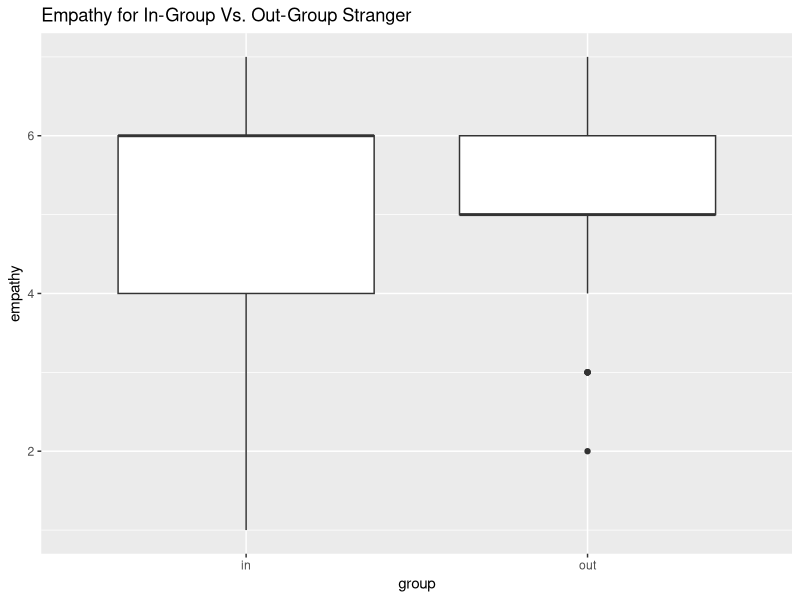
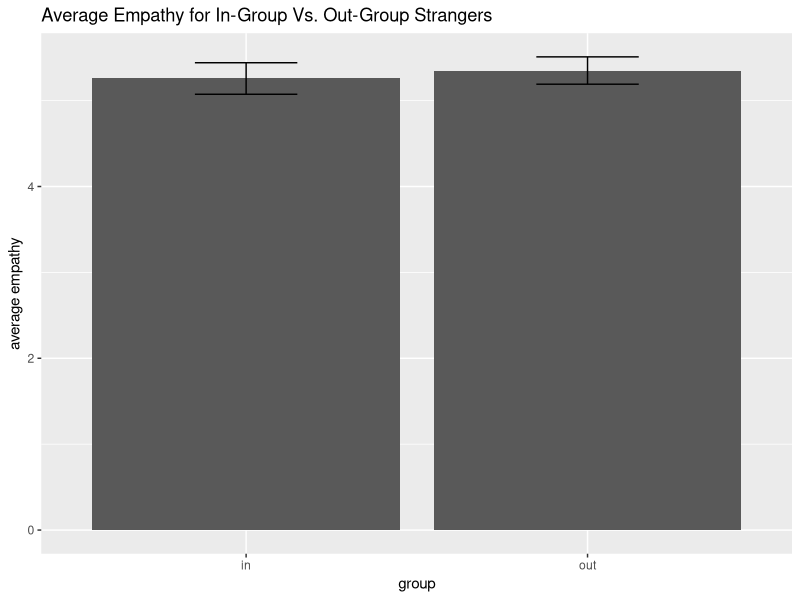
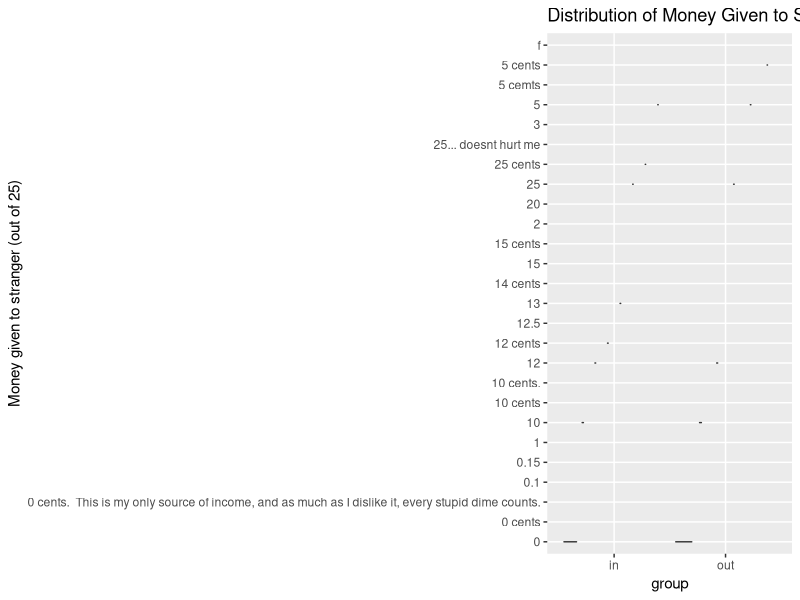
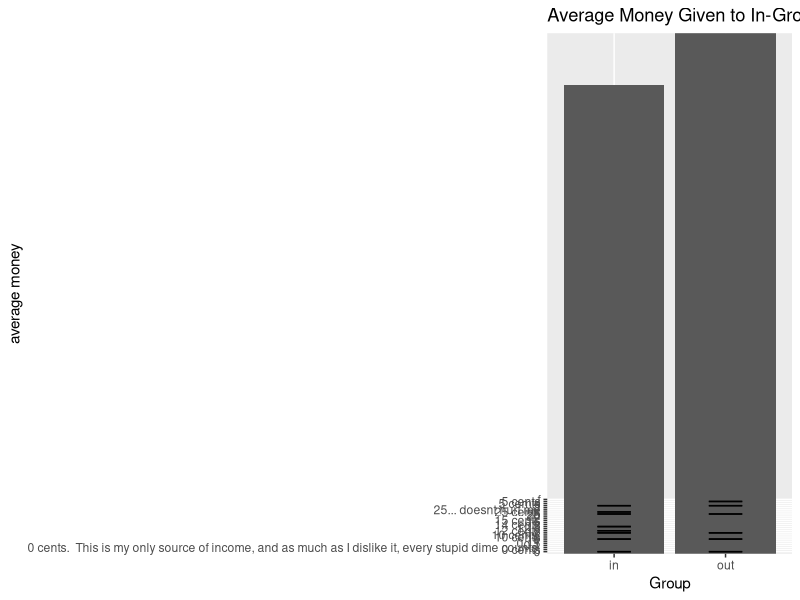

Generate these figures, in order, with R: (Note: this script raises an error after producing the figures.)
## ---- chunk 1
knitr::opts_chunk$set(echo = FALSE, warning = FALSE, message = FALSE)
## ---- chunk 2
library(tidyverse)
df <- read.csv("LP_dictator_cleaned.csv")
## ---- chunk 3
# Christiana
# graphs for empathy
# df %>% filter(!is.na(inOrOut), !is.na(emp)) %>% ggplot(aes(y=emp, x = inOrOut)) + geom_violin() + ggtitle("Empathy for In-Group Vs. Out-Group Stranger") +
#   xlab("group") + ylab('empathy')
df %>% filter(!is.na(inOrOut), !is.na(emp)) %>% ggplot(aes(y=emp, x = inOrOut)) + geom_boxplot() + ggtitle("Empathy for In-Group Vs. Out-Group Stranger") +
  xlab("group") + ylab('empathy')
df %>% filter(!is.na(inOrOut), !is.na(emp)) %>% ggplot(aes(y=emp, x = inOrOut)) + geom_bar(stat='summary') +
  geom_errorbar(stat='summary', width = 0.3) + ggtitle("Average Empathy for In-Group Vs. Out-Group Strangers") + xlab("group") + ylab("average empathy")

# create summary table with mean, sd, se, and cis
df %>% filter(!is.na(inOrOut)) %>% group_by(inOrOut) %>% summarize(n = n(), mean = mean(emp, na.rm=T), sd = sd(emp, na.rm=T), se = sd/sqrt(n), lower_ci = mean - 1.96*se, upper_ci = mean + 1.96*se) %>% knitr::kable()

# test with removing attention check
# doesn't make a difference, so you can ignore the code below
# df %>% filter(!is.na(inOrOut), !is.na(emp), !is.na(att_check)) %>% ggplot(aes(y=emp, x = inOrOut)) + geom_violin()
# # df %>% filter(!is.na(inOrOut), !is.na(emp), !is.na(att_check)) %>% ggplot(aes(y=emp, x = inOrOut)) + geom_boxplot()
# df %>% filter(!is.na(inOrOut), !is.na(emp), !is.na(att_check)) %>% ggplot(aes(y=emp, x = inOrOut)) + geom_bar(stat='summary') +
#   geom_errorbar(stat='summary', width = 0.3)
# create summary table with mean, sd, se, and cis after removing attention check
# df %>% filter(!is.na(inOrOut), !is.na(att_check)) %>% group_by(inOrOut) %>% summarize(n = n(), mean = mean(emp, na.rm=T), sd = sd(emp, na.rm=T), se = sd/sqrt(n), lower_ci = mean - 1.96*se, upper_ci = mean + 1.96*se)
## ---- chunk 4
# Kaylee
# graphs for altruism (dictator game) 
df %>% filter(!is.na(inOrOut), !is.na(dg)) %>% ggplot(aes(y=dg, x = inOrOut)) + geom_violin() + ggtitle("Distribution of Money Given to Stranger for In-Group Vs. Out-Group") + ylab("Money given to stranger (out of 25)") + xlab("group")
# df %>% filter(!is.na(inOrOut), !is.na(dg)) %>% ggplot(aes(y=dg, x = inOrOut)) + geom_boxplot()
df %>% filter(!is.na(inOrOut), !is.na(dg)) %>% ggplot(aes(y=dg, x = inOrOut)) + geom_bar(stat='summary') +
   geom_errorbar(stat='summary', width = 0.3) + ggtitle('Average Money Given to In-Group Vs. Out-Group Stranger') + ylab("average money") + xlab("Group")
# df %>% filter(!is.na(inOrOut), !is.na(dg)) %>% ggplot(aes(x=dg)) + geom_histogram() + facet_wrap(~inOrOut)

# create summary table with mean, sd, se, and cis
df %>% filter(!is.na(inOrOut), !is.na(dg)) %>% group_by(inOrOut) %>% summarize(n = n(), median = median(dg), mean = mean(dg), sd = sd(dg), se = sd/sqrt(n), lower_ci = mean - 1.96*se, upper_ci = mean + 1.96*se)  %>% knitr::kable()

# test graphs again after removing attention check
# no affect of attention check, so you can ignore the code below
# df %>% filter(!is.na(inOrOut), !is.na(dg), !is.na(att_check)) %>% ggplot(aes(y=dg, x = inOrOut)) + geom_violin() 
# df %>% filter(!is.na(inOrOut), !is.na(dg), !is.na(att_check)) %>% ggplot(aes(y=dg, x = inOrOut)) + geom_boxplot()
# df %>% filter(!is.na(inOrOut), !is.na(dg), !is.na(att_check)) %>% ggplot(aes(y=dg, x = inOrOut)) + geom_bar(stat='summary') +
#   geom_errorbar(stat='summary', width = 0.3)

# create another summary table after removing people who failed the attention check
# no difference
# df %>% filter(!is.na(inOrOut), !is.na(dg), !is.na(att_check)) %>% group_by(inOrOut) %>% summarize(n = n(), median = median(dg), mean = mean(dg), sd = sd(dg), se = sd/sqrt(n), lower_ci = mean - 1.96*se, upper_ci = mean + 1.96*se)
## ---- chunk 5
# Kennedy
# graphs for perspective taking
df %>% filter(!is.na(inOrOut), !is.na(PT_avg)) %>% ggplot(aes(y=PT_avg, x = inOrOut)) + geom_violin() + 
  ggtitle("Ease of Perspective Taking for In-Group Vs. Out-Group Stranger") + ylab("perspective taking tcores") + xlab("group") 
df %>% filter(!is.na(inOrOut), !is.na(PT_avg)) %>% ggplot(aes(y=PT_avg, x = inOrOut)) + geom_boxplot() +
  ggtitle("Ease of Perspective Taking for In-Group Vs. Out-Group Stranger") + ylab("perspective taking tcores") + xlab("group") 
df %>% filter(!is.na(inOrOut), !is.na(PT_avg)) %>% ggplot(aes(y=PT_avg, x = inOrOut)) + geom_bar(stat='summary') +
  geom_errorbar(stat='summary', width = 0.3) + ggtitle("Average of Perspective Taking Scores for In-Group Vs. Out-Group Strangers") + ylab("perspective taking score Average") + xlab("group")

# create summary table with mean, sd, se, and cis
df %>% filter(!is.na(inOrOut)) %>% group_by(inOrOut) %>% summarize(n = n(), mean = mean(PT_avg, na.rm=T), sd = sd(PT_avg, na.rm=T), se = sd/sqrt(n), lower_ci = mean - 1.96*se, upper_ci = mean + 1.96*se) %>% knitr::kable()

## ---- chunk 6
df %>% ggplot(aes(y=emp, x = priming_received)) + geom_bar(stat='summary') +
  geom_errorbar(stat='summary', width = 0.3) + ggtitle("Average Empathy Dependent on Priming Received") + xlab("priming") + ylab("average empathy") +
  theme(plot.title = element_text(hjust = 0.5))
df %>% ggplot(aes(y=dg, x = priming_received)) + geom_bar(stat='summary') +
  geom_errorbar(stat='summary', width = 0.3) + ggtitle("Average Money Given Dependent on Priming Received") + xlab("priming") + ylab("average money") +
  theme(plot.title = element_text(hjust = 0.5))
df %>% ggplot(aes(y=PT_avg, x = priming_received)) + geom_bar(stat='summary') +
  geom_errorbar(stat='summary', width = 0.3) + ggtitle("Average Perspective Taking Dependent\n on Priming Received") + xlab("priming") + ylab("average perspective taking") +
  theme(plot.title = element_text(hjust = 0.5))
## ---- chunk 7
# Paulina
# empathy
# graphs for empathy
df %>% filter(!is.na(inOrOut), !is.na(emp)) %>% ggplot(aes(y=emp, x = priming_received)) + geom_violin() + facet_wrap(~inOrOut) +
  ggtitle("Empathy for In-Group Vs. Out-Group Stranger Based on Priming Received") + xlab("priming received") + ylab('empathy')
df %>% filter(!is.na(inOrOut), !is.na(emp)) %>% ggplot(aes(y=emp, x = priming_received)) + geom_boxplot() + facet_wrap(~inOrOut) +
  ggtitle("Empathy for In-Group Vs. Out-Group Stranger Based on Priming Received") + xlab("priming received") + ylab('empathy')
df %>% filter(!is.na(inOrOut), !is.na(emp)) %>% ggplot(aes(y=emp, x = priming_received)) + geom_bar(stat='summary') +
  geom_errorbar(stat='summary', width = 0.3) + facet_wrap(~inOrOut) +
  ggtitle("Average Empathy for In-Group Vs. Out-Group Strangers Based on Priming Received") + xlab("priming received") + ylab("average empathy")

# create summary table with mean, sd, se, and cis
df %>% filter(!is.na(inOrOut), !is.na(emp)) %>% group_by(inOrOut, priming_received) %>% summarize(n = n(), mean = mean(emp), sd = sd(emp), se = sd/sqrt(n), lower_ci = mean - 1.96*se, upper_ci = mean + 1.96*se)  %>% knitr::kable()
## ---- chunk 8
# Kirsten
# altruism
df %>% filter(!is.na(inOrOut), !is.na(dg)) %>% ggplot(aes(y=dg, x = priming_received)) + geom_violin() + facet_wrap(~inOrOut) +
  ggtitle("Altruism for In-Group Vs. Out-Group Stranger Based on Priming Received") + xlab("priming received") + ylab('money given to stranger (out of 25 cents)')
df %>% filter(!is.na(inOrOut), !is.na(dg)) %>% ggplot(aes(y=dg, x = priming_received)) + geom_boxplot() + facet_wrap(~inOrOut) +
  ggtitle("Altruism for In-Group Vs. Out-Group Stranger Based on Priming Received") + xlab("priming received") + ylab('money given to stranger (out of 25 cents)')
df %>% filter(!is.na(inOrOut), !is.na(dg)) %>% ggplot(aes(y=dg, x = priming_received)) + geom_bar(stat='summary') +
  geom_errorbar(stat='summary', width = 0.3) + facet_wrap(~inOrOut) +
  ggtitle("Average Altruism for In-Group Vs. Out-Group Strangers Based on Priming Received") + xlab("priming received") + ylab("average money given to stranger (out of 25 cents)")

# create summary table with mean, sd, se, and cis
df %>% filter(!is.na(inOrOut), !is.na(dg)) %>% group_by(inOrOut, priming_received) %>% summarize(n = n(), mean = mean(dg), sd = sd(dg), se = sd/sqrt(n), lower_ci = mean - 1.96*se, upper_ci = mean + 1.96*se)  %>% knitr::kable()

## ---- chunk 9
# Jaqueline
# perspective taking
# graphs for perspective taking
df %>% filter(!is.na(inOrOut), !is.na(PT_avg)) %>% ggplot(aes(y=PT_avg, x = priming_received)) + geom_violin() + facet_wrap(~inOrOut) +
  ggtitle("Perspective Taking for In-Group Vs. Out-Group Stranger Based on Priming Received") + ylab("perspective taking scores") + xlab("priming received") 
df %>% filter(!is.na(inOrOut), !is.na(PT_avg)) %>% ggplot(aes(y=PT_avg, x = priming_received)) + geom_boxplot() + facet_wrap(~inOrOut) +
  ggtitle("Perspective Taking for In-Group Vs. Out-Group Stranger Based on Priming Received") + ylab("perspective taking tcores") + xlab("priming received") 
df %>% filter(!is.na(inOrOut), !is.na(PT_avg)) %>% ggplot(aes(y=PT_avg, x = priming_received)) + geom_bar(stat='summary') + facet_wrap(~inOrOut) +
  geom_errorbar(stat='summary', width = 0.3) +
  ggtitle("Average Perspective Taking Scores for In-Group Vs. Out-Group Strangers by Priming") + ylab("perspective taking score average") + xlab("priming received")

# create summary table with mean, sd, se, and cis
df %>% filter(!is.na(inOrOut)) %>% group_by(inOrOut, priming_received) %>% summarize(n = n(), mean = mean(PT_avg, na.rm=T), sd = sd(PT_avg, na.rm=T), se = sd/sqrt(n), lower_ci = mean - 1.96*se, upper_ci = mean + 1.96*se) %>% knitr::kable()
## ---- chunk 10
# Kirsten feel free to look at the distributions for all of our variables and see if there is anything interesting
# you can also separate by groups
ggplot(df, aes(x = pt_1)) + geom_bar()
## ---- chunk 11
# % of males and females in each group
knitr::kable(prop.table(table(df$gender, df$inOrOut), margin = 2))

# empathy by gender
df %>% ggplot(aes(y=emp, x = gender)) + geom_bar(stat='summary') +
  geom_errorbar(stat='summary', width = 0.3) +
  ggtitle("Average Empathy by Gender") + xlab("gender") + ylab("average empathy") +
  theme(plot.title = element_text(hjust = 0.5))

# altruism by gender
df %>% ggplot(aes(y=dg, x = gender)) + geom_bar(stat='summary') +
  geom_errorbar(stat='summary', width = 0.3) +
  ggtitle("Average Money Given by Gender") + xlab("gender") + ylab("average money given") +
  theme(plot.title = element_text(hjust = 0.5))

# perspective taking by gender
df %>% ggplot(aes(y=PT_avg, x = gender)) + geom_bar(stat='summary') +
  geom_errorbar(stat='summary', width = 0.3) +
  ggtitle("Average Perspective Taking by Gender") + xlab("gender") + ylab("average perspective taking") +
  theme(plot.title = element_text(hjust = 0.5))

# in or out responses split by gender
# empathy
df %>% ggplot(aes(y=emp, x = gender)) + geom_bar(stat='summary') +
  geom_errorbar(stat='summary', width = 0.3) + facet_wrap(~inOrOut) +
  ggtitle("Average Empathy for In-Group Vs. Out-Group Strangers Based on Gender") +
  xlab("gender") + ylab("average empathy") +
  theme(plot.title = element_text(hjust = 0.5))
# altruism
df %>% ggplot(aes(y=dg, x = gender)) + geom_bar(stat='summary') +
  geom_errorbar(stat='summary', width = 0.3) + facet_wrap(~inOrOut) +
  ggtitle("Average Altruism for In-Group Vs. Out-Group Strangers Based on Gender") + 
  xlab("gender") + ylab("average money given to stranger (out of 25 cents)") +
  theme(plot.title = element_text(hjust = 0.5))
# PT
df %>% ggplot(aes(y=PT_avg, x = gender)) + geom_bar(stat='summary') +
  geom_errorbar(stat='summary', width = 0.3) + facet_wrap(~inOrOut) +
  ggtitle("Average Perspective Taking for In-Group Vs. Out-Group Strangers Based on Gender") + 
  xlab("gender") + ylab("average perspective taking") +
  theme(plot.title = element_text(hjust = 0.5))
## ---- chunk 12
# age distributions
ggplot(df, aes(x = age)) + geom_histogram()
ggplot(df, aes(x = age, fill = inOrOut)) + geom_histogram(position = 'identity', alpha = 0.3)
ggplot(df, aes(x = age, fill = inOrOut)) + geom_density(alpha = 0.3)
ggplot(df, aes(y = age, x = inOrOut)) + geom_boxplot() + 
  ggtitle('Age of Participants Within Groups') +
  xlab('group') +
  theme(plot.title = element_text(hjust = 0.5))
# do one of the groups just happen to be older?
df %>% group_by(inOrOut) %>% summarize(n = n(), mean = mean(age, na.rm=T), sd = sd(age, na.rm=T), se = sd/sqrt(n), lower_ci = mean - 1.96*se, upper_ci = mean + 1.96*se) %>% knitr::kable()
# relationship between age and survey responses
ggplot(df, aes(x = age, y = emp)) + geom_point() + geom_smooth(method = 'lm') + 
  ggtitle('Empathy\'s Relationship with Age') +
  ylab('empathy') +
  theme(plot.title = element_text(hjust = 0.5))
ggplot(df, aes(x = age, y = dg)) + geom_point() + geom_smooth(method = 'lm') + 
  ggtitle('Altruism\'s Relationship with Age') +
  ylab('altruism') +
  theme(plot.title = element_text(hjust = 0.5))
ggplot(df, aes(x = age, y = PT_avg)) + geom_point() + geom_smooth(method = 'lm')+ 
  ggtitle('Perspective Taking\'s Relationship with Age') +
  ylab('perspective taking') +
  theme(plot.title = element_text(hjust = 0.5))
ggplot(df, aes(x = age, y = trait_learning_avg)) + geom_point() + geom_smooth(method = 'lm')
ggplot(df, aes(x = age, y = trait_performance_avg)) + geom_point() + geom_smooth(method = 'lm')
ggplot(df, aes(x = age, y = avg_sentiment)) + geom_point() + geom_smooth(method = 'lm')
ggplot(df, aes(x = age, y = first_person_pronoun_count)) + geom_point() + geom_smooth(method = 'lm')
ggplot(df, aes(x = age, y = second_person_pronoun_count)) + geom_point() + geom_smooth(method = 'lm')
ggplot(df, aes(x = age, y = third_person_pronoun_count)) + geom_point() + geom_smooth(method = 'lm')
## ---- chunk 13
# comparing average sentiment scores for in group vs out group
# summary table
df %>% group_by(inOrOut) %>% summarize(n = n(), mean = mean(avg_sentiment), sd = sd(avg_sentiment), se = sd/sqrt(n), lower_ci = mean - 1.96*se, upper_ci = mean + 1.96*se)
# graphing
df %>% ggplot(aes(y=avg_sentiment, x = inOrOut)) + geom_bar(stat='summary') + 
  geom_errorbar(stat='summary', width = 0.3) + labs(x = "In or Out", y = "Sentiment") +
  ggtitle('Average Sentiment Expressed for In Vs. Out-group') +
  theme(plot.title = element_text(hjust = 0.5))
  
## ---- chunk 14
# comparing average sentiment scores for learning vs performance priming
# summary table
df %>% group_by(priming_received) %>% summarize(n = n(), mean = mean(avg_sentiment), sd = sd(avg_sentiment), se = sd/sqrt(n), lower_ci = mean - 1.96*se, upper_ci = mean + 1.96*se)
# graphing
df %>% ggplot(aes(y=avg_sentiment, x = priming_received)) + geom_bar(stat='summary') + 
  geom_errorbar(stat='summary', width = 0.3) + labs(x = "In or Out", y = "Sentiment") +
  ggtitle('Average Sentiment Expressed by Priming Received') +
  theme(plot.title = element_text(hjust = 0.5))
## ---- chunk 15
# comparing average sentiment scores for in group vs out group
# summary table
df %>% group_by(inOrOut, priming_received) %>% summarize(n = n(), mean = mean(avg_sentiment), sd = sd(avg_sentiment), se = sd/sqrt(n), lower_ci = mean - 1.96*se, upper_ci = mean + 1.96*se)
# graphing
df %>% ggplot(aes(y=avg_sentiment, x = priming_received)) + geom_bar(stat='summary') + 
  geom_errorbar(stat='summary', width = 0.3) + facet_wrap(~inOrOut) +
  labs(x = "In or Out", y = "Sentiment") +
  ggtitle('Average Sentiment Expressed by Condition') +
  theme(plot.title = element_text(hjust = 0.5))
## ---- chunk 16
# comparing average sentiment scores for learning vs performance priming
# summary table
df %>% group_by(gender) %>% summarize(n = n(), mean = mean(avg_sentiment), sd = sd(avg_sentiment), se = sd/sqrt(n), lower_ci = mean - 1.96*se, upper_ci = mean + 1.96*se)
# graphing
df %>% ggplot(aes(y=avg_sentiment, x = gender)) + geom_bar(stat='summary') + 
  geom_errorbar(stat='summary', width = 0.3) + labs(x = "Gender", y = "Sentiment") +
  ggtitle('Average Sentiment Expressed by Gender') +
  theme(plot.title = element_text(hjust = 0.5))
## ---- chunk 17
# comparing first person pronoun usage for in group vs out group
# summary table
df %>% group_by(inOrOut) %>% summarize(n = n(), mean = mean(first_person_pronoun_count), sd = sd(first_person_pronoun_count), se = sd/sqrt(n), lower_ci = mean - 1.96*se, upper_ci = mean + 1.96*se)
# graphing
df %>% ggplot(aes(y=first_person_pronoun_count, x = inOrOut)) + geom_bar(stat='summary') + 
  geom_errorbar(stat='summary', width = 0.3) + labs(x = "In or Out", y = "Average First Person Pronoun Usage") +
  ggtitle('Average First Person Pronoun Usage\n for In Vs. Out-group') +
  theme(plot.title = element_text(hjust = 0.5))

# comparing second person pronoun usage for in group vs out group
# summary table
df %>% group_by(inOrOut) %>% summarize(n = n(), mean = mean(second_person_pronoun_count), sd = sd(second_person_pronoun_count), se = sd/sqrt(n), lower_ci = mean - 1.96*se, upper_ci = mean + 1.96*se)
# graphing
df %>% ggplot(aes(y=second_person_pronoun_count, x = inOrOut)) + geom_bar(stat='summary') + 
  geom_errorbar(stat='summary', width = 0.3) + labs(x = "In or Out", y = "Average Second Person Pronoun Usage") +
  ggtitle('Average Second Person Pronoun Usage\n for In Vs. Out-group') +
  theme(plot.title = element_text(hjust = 0.5))

# comparing third person pronoun usage for in group vs out group
# summary table
df %>% group_by(inOrOut) %>% summarize(n = n(), mean = mean(third_person_pronoun_count), sd = sd(third_person_pronoun_count), se = sd/sqrt(n), lower_ci = mean - 1.96*se, upper_ci = mean + 1.96*se)
# graphing
df %>% ggplot(aes(y=third_person_pronoun_count, x = inOrOut)) + geom_bar(stat='summary') + 
  geom_errorbar(stat='summary', width = 0.3) + labs(x = "In or Out", y = "Average Third Person Pronoun Usage") +
  ggtitle('Average Third Person Pronoun Usage\n for In Vs. Out-group') +
  theme(plot.title = element_text(hjust = 0.5))

## ---- chunk 18
# comparing first person pronoun usage for in group vs out group
# summary table
df %>% group_by(priming_received) %>% summarize(n = n(), mean = mean(first_person_pronoun_count), sd = sd(first_person_pronoun_count), se = sd/sqrt(n), lower_ci = mean - 1.96*se, upper_ci = mean + 1.96*se)
# graphing
df %>% ggplot(aes(y=first_person_pronoun_count, x = priming_received)) + geom_bar(stat='summary') + 
  geom_errorbar(stat='summary', width = 0.3) + labs(x = "Priming Received", y = "Average First Person Pronoun Usage") +
  ggtitle('Average First Person Pronoun Usage\n by Priming Received') +
  theme(plot.title = element_text(hjust = 0.5))

# comparing second person pronoun usage for in group vs out group
# summary table
df %>% group_by(priming_received) %>% summarize(n = n(), mean = mean(second_person_pronoun_count), sd = sd(second_person_pronoun_count), se = sd/sqrt(n), lower_ci = mean - 1.96*se, upper_ci = mean + 1.96*se)
# graphing
df %>% ggplot(aes(y=second_person_pronoun_count, x = priming_received)) + geom_bar(stat='summary') + 
  geom_errorbar(stat='summary', width = 0.3) + labs(x = "Priming Received", y = "Average Second Person Pronoun Usage") +
  ggtitle('Average Second Person Pronoun Usage\n by Priming Received') +
  theme(plot.title = element_text(hjust = 0.5))

# comparing third person pronoun usage for in group vs out group
# summary table
df %>% group_by(priming_received) %>% summarize(n = n(), mean = mean(third_person_pronoun_count), sd = sd(third_person_pronoun_count), se = sd/sqrt(n), lower_ci = mean - 1.96*se, upper_ci = mean + 1.96*se)
# graphing
df %>% ggplot(aes(y=third_person_pronoun_count, x = priming_received)) + geom_bar(stat='summary') + 
  geom_errorbar(stat='summary', width = 0.3) + labs(x = "Priming Received", y = "Average Third Person Pronoun Usage") +
  ggtitle('Average Third Person Pronoun Usage\n by Priming Received') +
  theme(plot.title = element_text(hjust = 0.5))
## ---- chunk 19
# comparing first person pronoun usage for in group vs out group
# summary table
df %>% group_by(inOrOut, priming_received) %>% summarize(n = n(), mean = mean(first_person_pronoun_count), sd = sd(first_person_pronoun_count), se = sd/sqrt(n), lower_ci = mean - 1.96*se, upper_ci = mean + 1.96*se)
# graphing
df %>% ggplot(aes(y=first_person_pronoun_count, x = priming_received)) + geom_bar(stat='summary') + 
  geom_errorbar(stat='summary', width = 0.3) + facet_wrap(~inOrOut) +
  labs(x = "Priming Received", y = "Average First Person Pronoun Usage") +
  ggtitle('Average First Person Pronoun Usage by Priming Received') +
  theme(plot.title = element_text(hjust = 0.5))

# comparing second person pronoun usage for in group vs out group
# summary table
df %>% group_by(inOrOut, priming_received) %>% summarize(n = n(), mean = mean(second_person_pronoun_count), sd = sd(second_person_pronoun_count), se = sd/sqrt(n), lower_ci = mean - 1.96*se, upper_ci = mean + 1.96*se)
# graphing
df %>% ggplot(aes(y=second_person_pronoun_count, x = priming_received)) + geom_bar(stat='summary') + 
  geom_errorbar(stat='summary', width = 0.3) + facet_wrap(~inOrOut) +
  labs(x = "Priming Received", y = "Average Second Person Pronoun Usage") +
  ggtitle('Average Second Person Pronoun Usage by Priming Received') +
  theme(plot.title = element_text(hjust = 0.5))

# comparing third person pronoun usage for in group vs out group
# summary table
df %>% group_by(inOrOut, priming_received) %>% summarize(n = n(), mean = mean(third_person_pronoun_count), sd = sd(third_person_pronoun_count), se = sd/sqrt(n), lower_ci = mean - 1.96*se, upper_ci = mean + 1.96*se)
# graphing
df %>% ggplot(aes(y=third_person_pronoun_count, x = priming_received)) + geom_bar(stat='summary') + 
  geom_errorbar(stat='summary', width = 0.3) + facet_wrap(~inOrOut) +
  labs(x = "Priming Received", y = "Average Third Person Pronoun Usage") +
  ggtitle('Average Third Person Pronoun Usage by Priming Received') +
  theme(plot.title = element_text(hjust = 0.5))
## ---- chunk 20
# comparing first person pronoun usage for in group vs out group
# summary table
df %>% group_by(gender) %>% summarize(n = n(), mean = mean(first_person_pronoun_count), sd = sd(first_person_pronoun_count), se = sd/sqrt(n), lower_ci = mean - 1.96*se, upper_ci = mean + 1.96*se)
# graphing
df %>% ggplot(aes(y=first_person_pronoun_count, x = gender)) + geom_bar(stat='summary') + 
  geom_errorbar(stat='summary', width = 0.3) + labs(x = "Gender", y = "Average First Person Pronoun Usage") +
  ggtitle('Average First Person Pronoun Usage\n by Gender') +
  theme(plot.title = element_text(hjust = 0.5))

# comparing second person pronoun usage for in group vs out group
# summary table
df %>% group_by(gender) %>% summarize(n = n(), mean = mean(second_person_pronoun_count), sd = sd(second_person_pronoun_count), se = sd/sqrt(n), lower_ci = mean - 1.96*se, upper_ci = mean + 1.96*se)
# graphing
df %>% ggplot(aes(y=second_person_pronoun_count, x = gender)) + geom_bar(stat='summary') + 
  geom_errorbar(stat='summary', width = 0.3) + labs(x = "Gender", y = "Average Second Person Pronoun Usage") +
  ggtitle('Average Second Person Pronoun Usage\n by Gender') +
  theme(plot.title = element_text(hjust = 0.5))

# comparing third person pronoun usage for in group vs out group
# summary table
df %>% group_by(gender) %>% summarize(n = n(), mean = mean(third_person_pronoun_count), sd = sd(third_person_pronoun_count), se = sd/sqrt(n), lower_ci = mean - 1.96*se, upper_ci = mean + 1.96*se)
# graphing
df %>% ggplot(aes(y=third_person_pronoun_count, x = gender)) + geom_bar(stat='summary') + 
  geom_errorbar(stat='summary', width = 0.3) + labs(x = "Gender", y = "Average Third Person Pronoun Usage") +
  ggtitle('Average Third Person Pronoun Usage\n by Gender') +
  theme(plot.title = element_text(hjust = 0.5))
